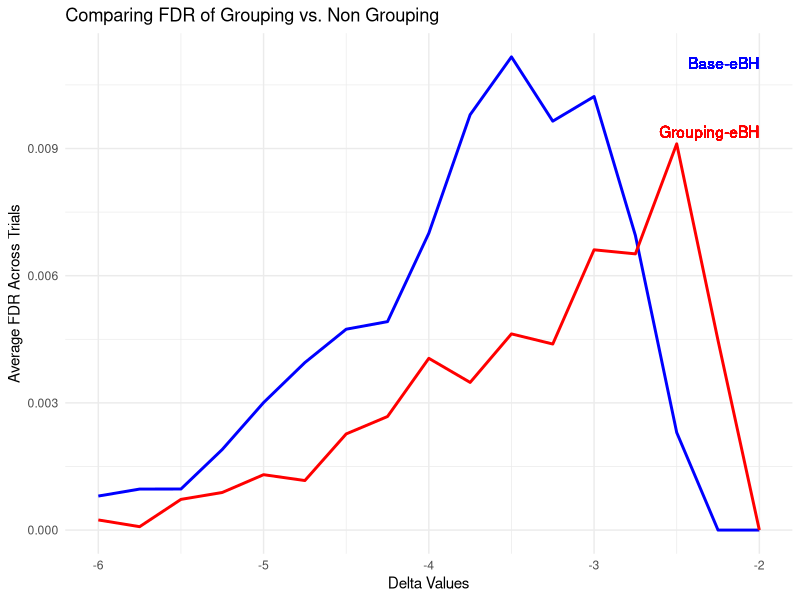
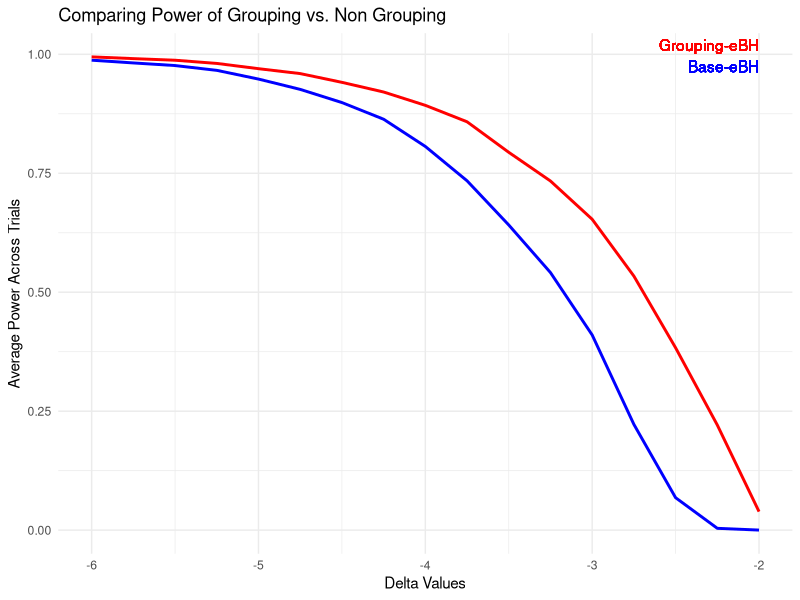

Reproduce these figures in R, in order.
## ---- chunk 1
knitr::opts_chunk$set(echo = TRUE)
library(ggplot2)
## ---- chunk 2
# Second Model

#Delta is the mean from the normal distribution from which the signals are picked from
#The first n e-values come from the null distribution; the next total_samples - n e-values 
#come from the alternate distribution

#Function that generates e_values

gen_e_val <- function(null_prop=0.2, total_samples=1000, alpha=0.1, delta=-4) {
  
  num <- total_samples
  
  number_null <- null_prop * num
  null_indices <- 1:number_null
  
  number_signal <- (1-null_prop) * num
  
  signal_indices <- number_null+1:num

  signals <- rnorm(number_signal, delta, 1)
  nulls <- rnorm(number_null, 0, 1)

  observations <- c(nulls, signals) 
  e_values <- exp(observations * delta - delta^2 / 2)
  
  return(e_values)
    
}

## ---- chunk 3
# Function for generating certain number of null E-vals allowing for changes in delta
generate_null_eval1 <- function(num, d) {
  vect <- gen_e_val(delta = d)
  null_vect <- vect[1:200]
  random_null_entries <- sample(null_vect, num)
  return(random_null_entries)
}

# Function for generating certain numbers of signal E-vals allowing for changes in delta
generate_signal_eval1 <- function(num, d) {
  vect <- gen_e_val(delta = d)
  sig_vect <- vect[201:1000]
  random_sig_entries <- sample(sig_vect, num)
  return(random_sig_entries)
}
## ---- chunk 4
# Define Constants
n <- 1000
trials <- 100
group_num <- 20
group_size <- 50
alpha <- 0.1
## ---- chunk 5
# Comparison of Base e-BH vs. Grouping e-BH - Graphing FDR and Power for Various Deltas for both methods

delta_trials <- seq(-6, -2, by = 0.25)
avg_fdr_nongroup <- c()
avg_power_nongroup <- c()
avg_fdr_group <- c()
avg_power_group <- c()

# Method 1 - Non Grouping

for (del in delta_trials) {
  
  # Shells for Trials
  FDR_vect <- c()
  power_vect <- c()
  
  #Running Trials
  for (k in 1:trials) {
    # Create sample
    
    list_evals <- list()
    
    for (i in 1:group_num) {
      if (i <= 15) {
        nulls <- generate_null_eval1(50, del)
        list_evals <- append(list_evals, list(nulls))
      } else {
        full_group <- numeric(group_size)
        for (i in 1:group_size) {
          if (i %% 2 == 0) {
            # Even indices: null e vals
            full_group[i] <- generate_null_eval1(1, del)
          } else {
            # Odd indices: signal e vals
            full_group[i] <- generate_signal_eval1(1, del)
          }
        }
        list_evals <- append(list_evals, list(full_group))
      }
    }
    
    vect_evals <- unlist(list_evals)
    
    # Running BH on the entire set of 1000 e-values, ignoring the groups
    converted_evals <- 1/vect_evals
    adjusted_converted_evals <- p.adjust(converted_evals, method = "BH")
    signal_indices <- which(adjusted_converted_evals < alpha)
    
    # Calculating FDR
    total_discoveries <- length(signal_indices)
    true_discoveries <- sum(signal_indices > 750 & signal_indices < 1000 & signal_indices %% 2 == 1)
    fdr_ratio <- true_discoveries/total_discoveries
    if (is.nan(fdr_ratio)) {
      fdr_ratio <- 1
    }
    FDR <- 1 - fdr_ratio
    FDR_vect <- c(FDR_vect, FDR)
    
    # Calculating Power
    total_signals <- 125
    power_ratio <- (total_signals - true_discoveries) / total_signals
    if (is.nan(power_ratio)) {
      power_ratio <- 1
    }
    power <- 1 - power_ratio
    power_vect <- c(power_vect, power)
    
  }

  avg_fdr_nongroup <- c(avg_fdr_nongroup, mean(FDR_vect))
  avg_power_nongroup <- c(avg_power_nongroup, mean(power_vect))
  
}

# Method 2 - Grouping

for (del in delta_trials) {

  # Shells for Trials
  FDR_vect_new <- c()
  power_vect_new <- c()
  
  for (k in 1:trials) {
    # Create sample
    
    list_evals <- list()
    
    for (i in 1:group_num) {
      if (i <= 15) {
        nulls <- generate_null_eval1(50, del)
        list_evals <- append(list_evals, list(nulls))
      } else {
        full_group <- numeric(group_size)
        for (i in 1:group_size) {
          if (i %% 2 == 0) {
            # Even indices: null evals
            full_group[i] <- generate_null_eval1(1, del)
          } else {
            # Odd indices: signal evals
            full_group[i] <- generate_signal_eval1(1, del)
          }
        }
        full_group[full_group < 1] <- 1
        list_evals <- append(list_evals, list(full_group))
      }
    }
    
    vect_evals <- unlist(list_evals)
    
    # Figuring out which groups to keep
    kept_groups <- c()
    
    for (i in 1:group_num) {
      e_tildas <- c()
      current_evals <- unlist(list_evals[i])
      for (e in current_evals) {
        if (e < 1) {
          prob_e <- 1
        } else {
          prob_e <- 1/e
        }
        e_t <- rbinom(1, size = 1, prob = prob_e)
        e_tildas <- c(e_tildas, e_t)
      }
      count_zeroes <- sum(e_tildas == 0)
      if (count_zeroes >= 20) {
        kept_groups <- c(kept_groups, TRUE)
      } else {
        kept_groups <- c(kept_groups, FALSE)
      }
    }
    
    kept_groups_indices <- which(kept_groups)
    
    # Running e_BH on remaining data
    kept_evals <- list_evals[kept_groups_indices]
    new_n <- length(kept_groups_indices) * group_size
    n_null_groups <- sum(kept_groups_indices < 16) * group_size
    
    kept_evals_vect <- unlist(kept_evals)
    kept_converted_evals_vect <- 1/kept_evals_vect
    kept_adjusted_converted_evals <- p.adjust(kept_converted_evals_vect, method = "BH")
    kept_signal_indices <- which(kept_adjusted_converted_evals < alpha)
    
    # Calculating FDR and Power for above procedure
    kept_total_discoveries <- length(kept_signal_indices)
    kept_true_discoveries <- sum(kept_signal_indices > n_null_groups & 
                                   kept_signal_indices < new_n & kept_signal_indices %% 2 == 1)
    ratio_fdr <- kept_true_discoveries/kept_total_discoveries
    if (is.nan(ratio_fdr)) {
      ratio_fdr <- 1
    }
    kept_FDR <- 1 - ratio_fdr
    FDR_vect_new <- c(FDR_vect_new, kept_FDR)
    
    # Calculating Power
    kept_total_signals <- (new_n - n_null_groups) / 2
    ratio_power <- (kept_total_signals - kept_true_discoveries) /kept_total_signals
    if (is.nan(ratio_power)) {
      ratio_power <- 1
    }
    kept_power <- 1 - ratio_power
    power_vect_new <- c(power_vect_new, kept_power)
    
  }
  
  avg_fdr_group <- c(avg_fdr_group, mean(FDR_vect_new))
  avg_power_group <- c(avg_power_group, mean(power_vect_new))

}

## ---- chunk 6
# Graphing FDR
data <- data.frame(delta_trials, avg_fdr_nongroup, avg_fdr_group)
ggplot(data, aes(x = delta_trials)) +
  geom_line(aes(y = avg_fdr_nongroup), color = "blue", linetype = "solid", size = 1) +
  geom_line(aes(y = avg_fdr_group), color = "red", linetype = "solid", size = 1) +
  
  geom_text(aes(x = max(delta_trials), y = max(avg_fdr_nongroup), label = "Base-eBH"), 
            hjust = 1, vjust = 1, color = "blue") +
  geom_text(aes(x = max(delta_trials), y = max(avg_fdr_group), label = "Grouping-eBH"), 
            hjust = 1, vjust = -0.5, color = "red") +
  
  labs(title = "Comparing FDR of Grouping vs. Non Grouping",
       x = "Delta Values",
       y = "Average FDR Across Trials") +
  
  theme_minimal()
## ---- chunk 7
# Graphing Power
data <- data.frame(delta_trials, avg_power_nongroup, avg_power_group)
ggplot(data, aes(x = delta_trials)) +
  geom_line(aes(y = avg_power_nongroup), color = "blue", linetype = "solid", size = 1) +
  geom_line(aes(y = avg_power_group), color = "red", linetype = "solid", size = 1) +
  
  geom_text(aes(x = max(delta_trials), y = max(avg_power_nongroup), label = "Base-eBH"), 
            hjust = 1, vjust = 1, color = "blue") +
  geom_text(aes(x = max(delta_trials), y = max(avg_power_group), label = "Grouping-eBH"), 
            hjust = 1, vjust = -0.5, color = "red") +
  
  labs(title = "Comparing Power of Grouping vs. Non Grouping",
       x = "Delta Values",
       y = "Average Power Across Trials") +
  
  theme_minimal()
